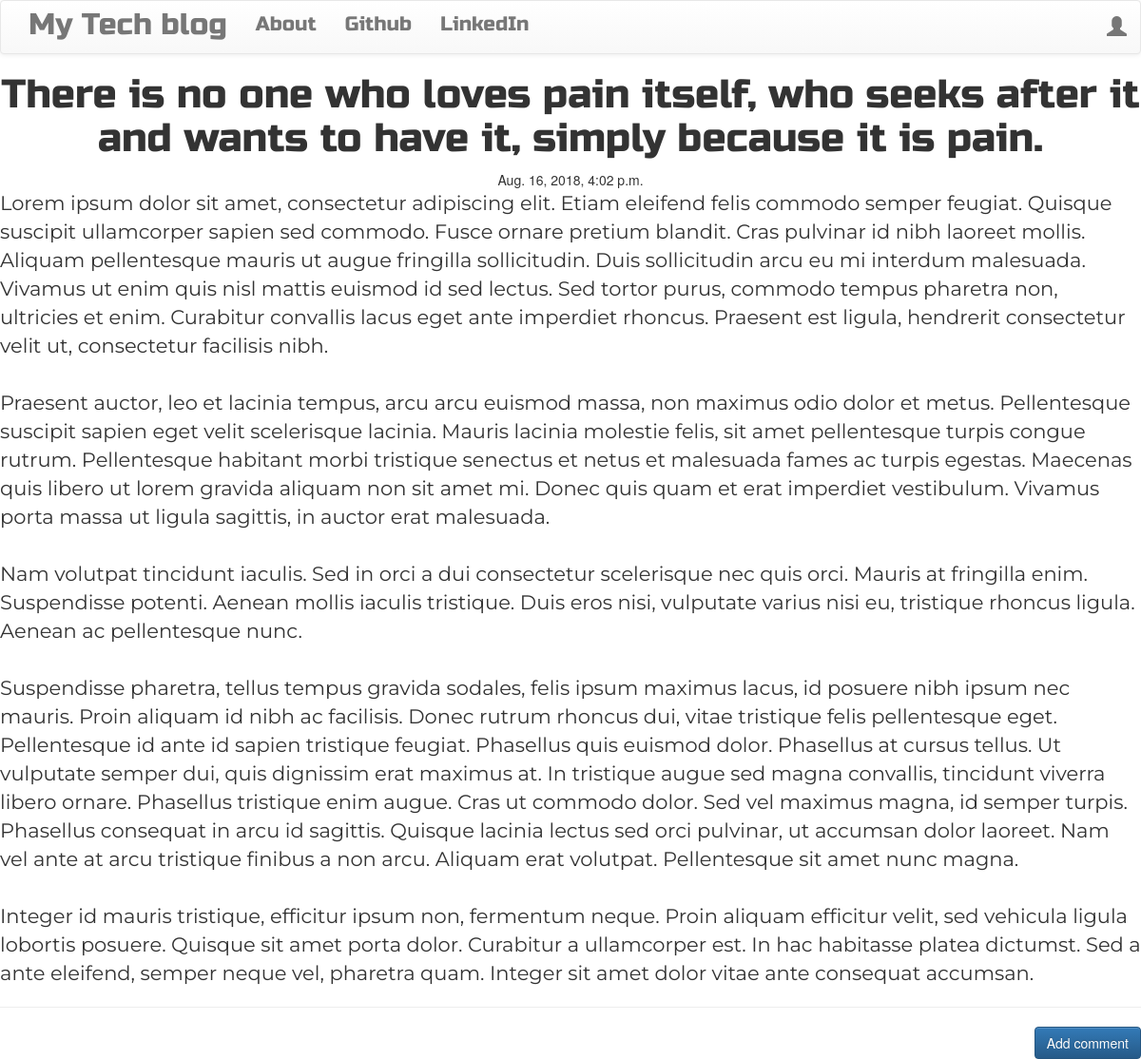
Page /post/7 on the committed database.
### blog/models.py (models this page shows, shortened)
class Post(models.Model):
    author = models.ForeignKey('auth.User')
    title = models.CharField(max_length=200)
    text = models.TextField()
    created_date = models.DateTimeField(default=timezone.now())
    published_date = models.DateTimeField(blank=True, null=True)

### blog/views.py (the view)
# urls.py: url(r'^post/(?P<pk>\d+$)', views.PostDetailView.as_view(), name='post_detail'),
class PostDetailView(DetailView):
    model = Post

### blog/templates/blog/post_detail.html (shortened to what this page needs)
{% extends 'blog/base.html' %}
{% block content %}
        <h1 class='posttitle loader'>{{ post.title }}</h1>
        {% if post.published_date %}
            <div class="date postdate">
                {{ post.published_date }}
            </div>
        {% else %}
            <a class="btn btn-default" href="{% url 'publish_post' pk=post.pk %}">Publish</a>
        {% endif %}
      <p class='postcontent' >{{ post.text|safe|linebreaksbr }}</p>
  <hr>
  <a class="btn btn-primary btn-comment" href="{% url 'add_comment_to_post' pk=post.pk %}">Add comment</a>
  <div class="container">
  {% for comment in post.comments.all %}
  <br>
  {% empty %}
      <p>No comments posted.</p>
  {% endfor %}
</div>
{% endblock %}

### blog/static/css/blog.css (style rules this page uses)
.postdate { text-align: center; }
.posttitle { font-family: 'Russo One', sans-serif; font-size: 3em; text-align: center; }
.postcontent { font-family: 'Montserrat'; font-size: 1.5em; }
.btn-comment { position: absolute; right: 0px; }
.loader { filter:hue-rotate(0deg); color:linear-gradient(45deg,#0f8,#08f); animation:hue 10000ms infinite linear; }

### rows in the picture
Post: title "There is no one who loves pain itself, who seeks after it and wants to have it, simply because it is pain.", published_date "Aug. 16, 2018, 4:02 p.m.", text "Lorem ipsum dolor sit amet, consectetur adipiscing elit. Etiam eleifend felis commodo semper feugiat. Quisque suscipit ullamcorper sapien sed commodo. Fusce ornare pretium blandit. Cras pulvinar id nibh laoreet mollis. Aliquam pellentesque mauris ut augue fringilla sollicitudin. Duis sollicitudin arcu eu mi interdum malesuada. Vivamus ut enim quis nisl mattis euismod id sed lectus. Sed tortor purus, commodo tempus pharetra non, ultricies et enim. Curabitur convallis lacus eget ante imperdiet rhoncus. Praesent est ligula, hendrerit consectetur velit ut, consectetur facilisis nibh. Praesent auctor, leo et lacinia tempus, arcu arcu euismod massa, non maximus odio dolor et metus. Pellentesque…"
